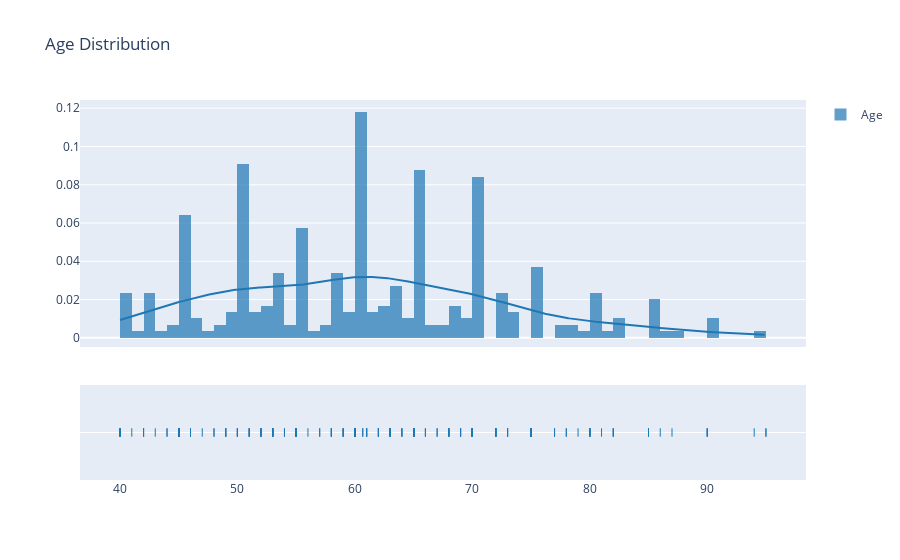

Notebook source saved alongside this figure:
### Code cell
# First of all, I will start analyzing age distribution by creating a histogram. 
hist_data =[df['age'].values]
group_labels = ['Age'] 

fig = ff.create_distplot(hist_data, group_labels)
fig.update_layout(title_text='Age Distribution')

fig.show()

### Figure 1 — Plotly figure (JSON) as saved in the notebook; plotly's stock layout.template omitted (floating-point values rounded to 4 significant figures; data arrays with more than 128 entries replaced by an {"elided": "..."} marker saying what was removed)
{"data": [{"autobinx": false, "histnorm": "probability density", "legendgroup": "Age", "marker": {"color": "rgb(31, 119, 180)"}, "name": "Age", "opacity": 0.7, "type": "histogram", "x": {"elided": "299 float values"}, "xaxis": "x", "xbins": {"end": 95, "size": 1, "start": 40}, "yaxis": "y"}, {"legendgroup": "Age", "marker": {"color": "rgb(31, 119, 180)"}, "mode": "lines", "name": "Age", "showlegend": false, "type": "scatter", "x": {"elided": "500 float values"}, "xaxis": "x", "y": {"elided": "500 float values"}, "yaxis": "y"}, {"legendgroup": "Age", "marker": {"color": "rgb(31, 119, 180)", "symbol": "line-ns-open"}, "mode": "markers", "name": "Age", "showlegend": false, "type": "scatter", "x": {"elided": "299 float values"}, "xaxis": "x", "y": {"elided": "299 str values"}, "yaxis": "y2"}], "layout": {"barmode": "overlay", "hovermode": "closest", "legend": {"traceorder": "reversed"}, "title": {"text": "Age Distribution"}, "xaxis": {"anchor": "y2", "domain": [0, 1], "zeroline": false}, "yaxis": {"anchor": "free", "domain": [0.35, 1], "position": 0}, "yaxis2": {"anchor": "x", "domain": [0, 0.25], "dtick": 1, "showticklabels": false}}}
